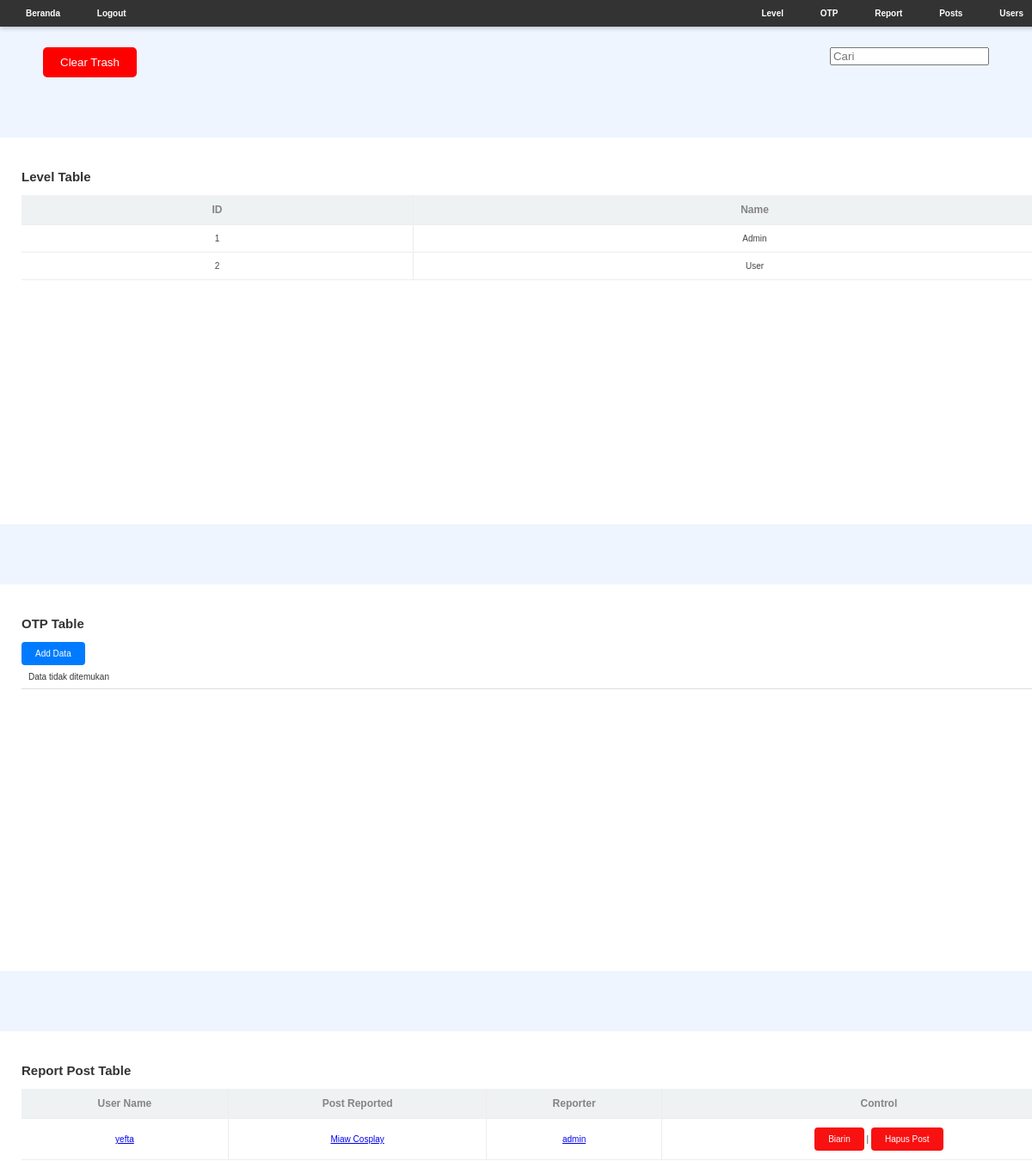
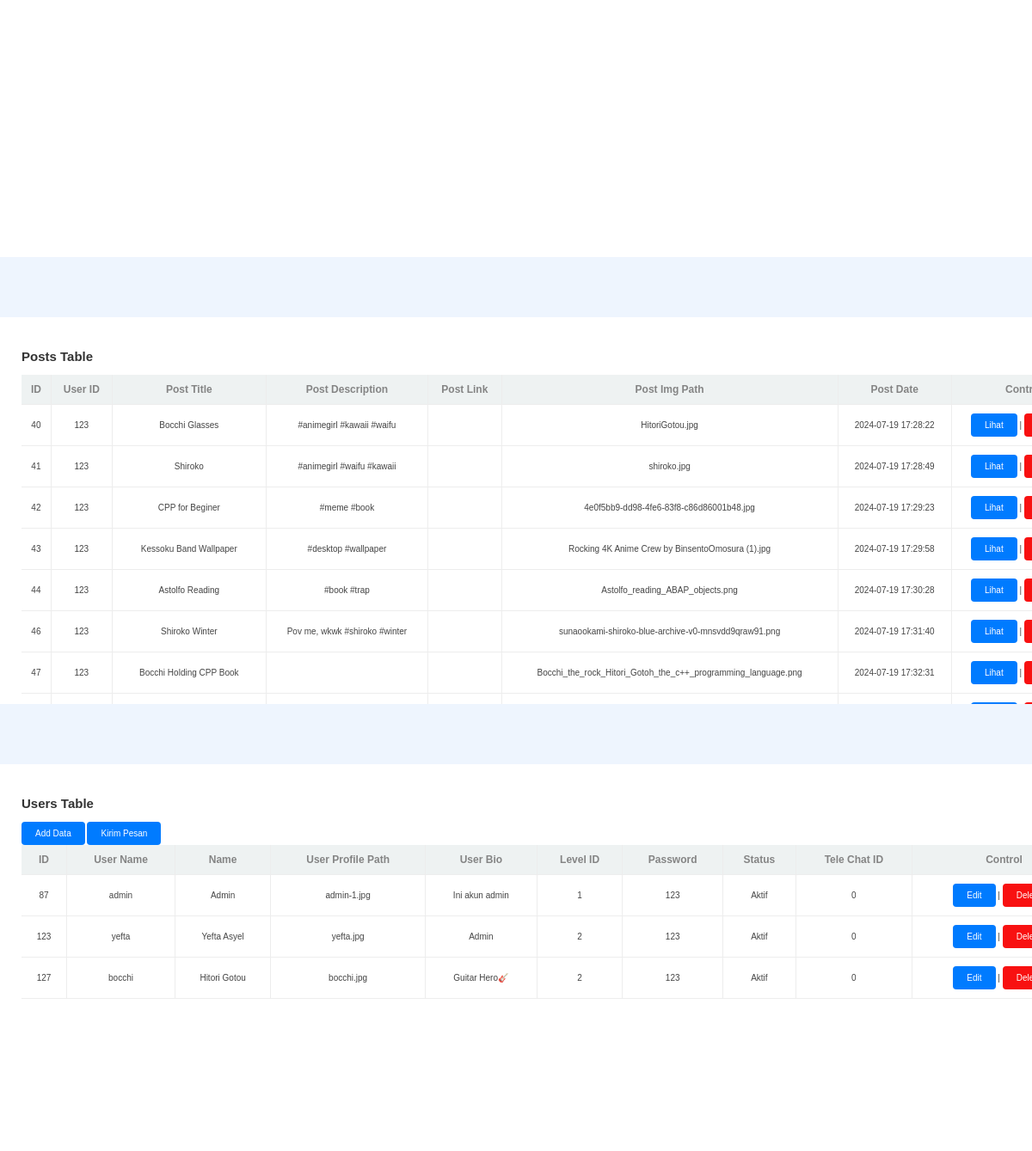
Page /pages/admin_panel.php (signed in) on the committed database (2 pictures, top to bottom).
### tables this page shows
CREATE TABLE `level` (
  `level_id` int(11) NOT NULL,
  `level_name` varchar(12) DEFAULT NULL
);

CREATE TABLE `reports` (
  `report_id` int(11) NOT NULL,
  `user_name_reported` varchar(30) DEFAULT NULL,
  `post_id_reported` int(11) DEFAULT NULL,
  `post_reported` varchar(100) DEFAULT NULL,
  `user_name_reporter` varchar(30) DEFAULT NULL
);

CREATE TABLE `posts` (
  `post_id` int(11) NOT NULL,
  `user_id` int(11) DEFAULT NULL,
  `post_img_path` varchar(200) DEFAULT NULL,
  `post_title` varchar(100) DEFAULT NULL,
  `post_description` varchar(300) DEFAULT NULL,
  `post_link` varchar(300) DEFAULT NULL,
  `create_in` timestamp NOT NULL DEFAULT current_timestamp()
);

CREATE TABLE `users` (
  `user_id` int(11) NOT NULL,
  `user_name` varchar(30) DEFAULT NULL,
  `name` varchar(50) DEFAULT NULL,
  `user_profile_path` varchar(200) DEFAULT NULL,
  `user_bio` varchar(300) DEFAULT NULL,
  `level_id` int(11) DEFAULT NULL,
  `password` varchar(20) NOT NULL,
  `status` varchar(10) NOT NULL,
  `create_in` timestamp NOT NULL DEFAULT current_timestamp(),
  `delete_in` timestamp NOT NULL DEFAULT (current_timestamp() + interval 3 minute),
  `tele_chat_id` varchar(11) DEFAULT NULL
);

### pages/admin_panel.php (the view, shortened to what this page needs)
<?php
include '../koneksi.php';
$queryLevel = "SELECT * FROM level";
$resultLevel = mysqli_query($koneksi, $queryLevel);
$queryOTP = "SELECT * FROM otp";
$resultOTP = mysqli_query($koneksi, $queryOTP);
$queryPosts = "SELECT * FROM posts";
$resultPosts = mysqli_query($koneksi, $queryPosts);
$queryUsers = "SELECT * FROM users";
$resultUsers = mysqli_query($koneksi, $queryUsers);
$queryReport = "SELECT * FROM reports";
$resultReport = mysqli_query($koneksi, $queryReport);
if(isset($_SESSION['level_id'])) {
    if($_SESSION['level_id'] == 1) {
?>
<!DOCTYPE html>
<html>
<head>
    <link rel="stylesheet" type="text/css" href="../styles/alert.css">
    <link rel="stylesheet" type="text/css" href="../styles/modal.css">
    <link rel="stylesheet" type="text/css" href="../styles/admin_panel.css">
    <link flex href="https://unpkg.com/boxicons@2.1.4/css/boxicons.min.css" rel="stylesheet" />
</head>
<body>
    <div class="fixed-header">
        <div class="left-menu">
            <a href="beranda.php">Beranda</a>
            <a href="../logout.php">Logout</a>
        </div>
        <div class="right-menu">
            <a href="#levelSection">Level</a>
            <a href="#otpSection">OTP</a>
            <a href="#reportSection">Report</a>
            <a href="#postsSection">Posts</a>
            <a href="#usersSection">Users</a>
        </div>
    </div>
    <br><br><br><br><br>
    <div class="panel-search-bar">
        <form class="clear-trash-form" action="crud/delete_trash_file.php" method="post">
            <input type="submit" name="clear_trash" value="Clear Trash">
        </form>
        <form action="" method="get">
            <input type="text" name="search" id="searchData" placeholder="Cari" onkeyup="searchData(this.value)">
        </form>
    </div>
    <div class="container">
        <div id="levelSection" class="table-container">
            <h2>Level Table</h2>
            <table id="levelTable" style="width:100%;border-collapse:collapse;">
                <?php
                if (mysqli_num_rows($resultLevel) > 0) {
                    echo "<tr class='GridViewScrollHeader'>";
                    echo "<th>ID</th><th>Name</th></tr>";
                    while($rowLevel = mysqli_fetch_assoc($resultLevel)) {
                        echo "<tr class='GridViewScrollItem'>";
                        echo "<td>".$rowLevel['level_id']."</td>";
                        echo "<td>".$rowLevel['level_name']."</td>";
                    }
                } else {
                    echo "<tr><td colspan='2'>Data tidak ditemukan</td></tr>";
                }
                ?>
            </table>
        </div>
    </div>
    <div class="container">
        <div id="otpSection" class="table-container">
            <h2>OTP Table</h2>
            <a href="crud/add_data.php?page=otp" class="btn">Add Data</a>
            <table id="otpTable" style="width:100%;border-collapse:collapse;">
                <?php
                if (mysqli_num_rows($resultOTP) > 0) {
                    echo "<tr class='GridViewScrollHeader'>";
                    echo "<th>User Name</th><th>OTP Code</th><th>For</th><th>Control</th></tr>";
                    while($rowOtp = mysqli_fetch_assoc($resultOTP)) {
                        echo "<tr class='GridViewScrollItem'>";
                        echo "<td>".$rowOtp['user_name']."</td>";
                        echo "<td>".$rowOtp['otp_code']."</td>";
                        echo "<td>".$rowOtp['to_use']."</td>";
                        echo "<td><a class='deleteBtn' data-id='".$rowOtp['id']."' data-page='otp'>Delete</a></td>";
                    }
                } else {
                    echo "<tr><td colspan='4'>Data tidak ditemukan</td></tr>";
                }
                ?>
            </table>
        </div>
    </div>
    <div class="container">
        <div id="reportSection" class="table-container">
            <h2>Report Post Table</h2>
            <table id="reportTable" style="width:100%;border-collapse:collapse;">
                <?php
                if (mysqli_num_rows($resultReport) > 0) {
                    echo "<tr class='GridViewScrollHeader'>";
                    echo "<th>User Name</th><th>Post Reported</th><th>Reporter</th><th>Control</th></tr>";
                    while($rowReport = mysqli_fetch_assoc($resultReport)) {
                        echo "<tr class='GridViewScrollItem'>";
                        ?>
                        <td>
                            <a href="<?php echo "profile.php?user_name=", $rowReport['user_name_reported']; ?>">
                                <?php echo $rowReport['user_name_reported']; ?>
                            </a>
                        </td>
                        <td>
                            <a href="<?php echo "view_img.php?post_id=", $rowReport['post_id_reported']; ?>">
                                <?php echo $rowReport['post_reported']; ?>
                            </a>
                        <td>
                            <a href="<?php echo "profile.php?user_name=", $rowReport['user_name_reporter']; ?>">
                                <?php echo $rowReport['user_name_reporter']; ?>
                            </a>
                        </td>
                        <?php
                        echo "<td><a class='deleteBtn' data-id='".$rowReport['report_id']."' data-page='report'>Biarin</a> | <a class='deleteBtn' data-id='".$rowReport['post_id_reported']."' data-page='posts'>Hapus Post</a></td>";
                    }
                } else {
                    echo "<tr><td colspan='4'>Data tidak ditemukan</td></tr>";
                }
                ?>
            </table>
        </div>
    </div>
    <div class="container">
        <div id="postsSection" class="table-container">
            <h2>Posts Table</h2>
            <table id="postsTable" style="width:100%;border-collapse:collapse;">
                <?php
                if (mysqli_num_rows($resultPosts) > 0) {
                    echo "<tr class='GridViewScrollHeader'>";
                    echo "<th>ID</th><th>User ID</th><th>Post Title</th><th>Post Description</th><th>Post Link</th><th>Post Img Path</th><th>Post Date</th><th>Control</th></tr>";
                    while($rowPost = mysqli_fetch_assoc($resultPosts)) {
                        echo "<tr class='GridViewScrollItem'>";
                        echo "<td>".$rowPost['post_id']."</td>";
                        echo "<td>".$rowPost['user_id']."</td>";
                        echo "<td>".$rowPost['post_title']."</td>";
                        echo "<td>".$rowPost['post_description']."</td>";
                        echo "<td>".$rowPost['post_link']."</td>";
                        echo "<td>".$rowPost['post_img_path']."</td>";
                        echo "<td>".$rowPost['create_in']."</td>";
                        echo "<td><a href='view_img.php?post_id=".$rowPost['post_id']."' class='btn'>Lihat</a> | <a class='deleteBtn' data-id='".$rowPost['post_id']."' data-page='posts'>Delete</a></td>";
                    }
                } else {
                    echo "<tr><td colspan='8'>Data tidak ditemukan</td></tr>";
                }
                ?>
            </table>
        </div>
    </div>
    <div class="container">
        <div id="usersSection" class="table-container">
            <h2>Users Table</h2>
            <a href="crud/add_data.php?page=users" class="btn">Add Data</a>
            <a href="crud/add_data.php?page=notification" class="btn">Kirim Pesan</a>
            <table id="usersTable" style="width:100%;border-collapse:collapse;">
                <?php
                if (mysqli_num_rows($resultUsers) > 0) {
                    echo "<tr class='GridViewScrollHeader'>";
                    echo "<th>ID</th><th>User Name</th><th>Name</th><th>User Profile Path</th><th>User Bio</th><th>Level ID</th><th>Password</th><th>Status</th><th>Tele Chat ID</th><th>Control</th></tr>";
                    while($rowUser = mysqli_fetch_assoc($resultUsers)) {
                        echo "<tr class='GridViewScrollItem'>";
                        echo "<td>".$rowUser['user_id']."</td>";
                        echo "<td>".$rowUser['user_name']."</td>";
                        echo "<td>".$rowUser['name']."</td>";
                        echo "<td>".$rowUser['user_profile_path']."</td>";
                        echo "<td>".$rowUser['user_bio']."</td>";
                        echo "<td>".$rowUser['level_id']."</td>";
                        echo "<td>".$rowUser['password']."</td>";
                        echo "<td>".$rowUser['status']."</td>";
                        echo "<td>".$rowUser['tele_chat_id']."</td>";
                        echo "<td><a href='crud/edit_data.php?page=users&id=".$rowUser['user_id']."' class='btn'>Edit</a> | <a class='deleteBtn' data-id='".$rowUser['user_id']."' data-page='users'>Delete</a></td>";
                    }
                } else {
                    echo "<tr><td colspan='10'>Data tidak ditemukan</td></tr>";
                }
                ?>
            </table>
        </div>
    </div>
</body>
</html>
<?php
} else {
    header('Location:error/deniedpage.php');
}
}else{
    header('Location:../index.php?pesan=needlogin');
}
?>

### styles/admin_panel.css (style rules this page uses)
.btn { display: inline-block; padding: 8px 16px; background-color: #007bff; color: #fff; text-decoration: none; border: none; border-radius: 4px; cursor: pointer; transition: background-color 0.3s; }
.deleteBtn { display: inline-block; padding: 8px 16px; background-color: #f81111; color: #fff; text-decoration: none; border: none; border-radius: 4px; cursor: pointer; transition: background-color 0.3s; }
table { width: 100%; border-collapse: collapse; border-spacing: 0; }
th, td { padding: 8px; text-align: left; border-bottom: 1px solid #ddd; }
th { background-color: #f2f2f2; }
#postsTable, #usersTable, #levelTable, #otpTable { width: 90%; }
.container { overflow-x: auto; }
table { width: 100%; }
body { height: 100%; margin: 10px; font-family: 'Open Sans', sans-serif; font-size: 10px; font-weight: 400; color: #333333; background-color: #EEF5FE; }
.table-container { margin: 0 auto; width: 1250px; padding: 25px; height: 400px; box-shadow: 0 4px 6px rgba(0,0,0,0.1); background-color: #fff; }
.GridViewScrollHeader th, .GridViewScrollHeader td { padding: 10px 8px; font-weight: 700; font-size: 12px; white-space: nowrap; border-right: 1px solid #ededed; border-bottom: 1px solid #ededed; background-color: #eef2f2; color: #848484; text-align: center; vertical-align: bottom; }
.GridViewScrollItem TD { padding: 10px 8px; white-space: nowrap; border-right: 1px solid #ededed; border-bottom: 1px solid #ededed; background-color: #FFFFFF; color: #444444; text-align: center; }

### pages/admin_panel.php (style rules this page uses)
body { margin: 0; font-family: Arial, sans-serif; scroll-behavior: smooth; }
.fixed-header { position: fixed; top: 0; width: 100%; background-color: #333; color: #fff; z-index: 1000; display: flex; justify-content: space-between; padding: 10px 20px; box-shadow: 0 2px 5px rgba(0, 0, 0, 0.2); }
.fixed-header .left-menu a, .fixed-header .right-menu a { color: #fff; text-decoration: none; margin: 0 10px; font-weight: bold; margin-right: 30px; size: 20px; }
.container { margin-top: 70px; }
.panel-search-bar { display: flex; justify-content: flex-end; margin-bottom: 10px; }
.panel-search-bar form { margin-left: auto; margin-right: 50px; }
form.clear-trash-form { margin-right: auto; margin-left: 50px; }
form.clear-trash-form input[type="submit"] { background-color: #ff0000; color: #fff; border: none; padding: 10px 20px; border-radius: 5px; cursor: pointer; }

### rows in the picture
level: level_id "1", level_name "Admin"
level: level_id "2", level_name "User"
reports: user_name_reported "yefta", post_reported "Miaw Cosplay", user_name_reporter "admin"
posts: post_id "40", user "123", post_title "Bocchi Glasses", post_description "#animegirl #kawaii #waifu", post_img_path "HitoriGotou.jpg", create_in "2024-07-19 17:28:22"
posts: post_id "41", user "123", post_title "Shiroko", post_description "#animegirl #waifu #kawaii", post_img_path "shiroko.jpg", create_in "2024-07-19 17:28:49"
posts: post_id "42", user "123", post_title "CPP for Beginer", post_description "#meme #book", post_img_path "4e0f5bb9-dd98-4fe6-83f8-c86d86001b48.jpg", create_in "2024-07-19 17:29:23"
posts: post_id "43", user "123", post_title "Kessoku Band Wallpaper", post_description "#desktop #wallpaper", post_img_path "Rocking 4K Anime Crew by BinsentoOmosura (1).jpg", create_in "2024-07-19 17:29:58"
posts: post_id "44", user "123", post_title "Astolfo Reading", post_description "#book #trap", post_img_path "Astolfo_reading_ABAP_objects.png", create_in "2024-07-19 17:30:28"
posts: post_id "46", user "123", post_title "Shiroko Winter", post_description "Pov me, wkwk #shiroko #winter", post_img_path "sunaookami-shiroko-blue-archive-v0-mnsvdd9qraw91.png", create_in "2024-07-19 17:31:40"
posts: post_id "47", user "123", post_title "Bocchi Holding CPP Book", post_img_path "Bocchi_the_rock_Hitori_Gotoh_the_c++_programming_language.png", create_in "2024-07-19 17:32:31"
users: user_id "87", user_name "admin", name "Admin", user_profile_path "admin-1.jpg", user_bio "Ini akun admin", level "1", password "123", status "Aktif", tele_chat "0"
users: user_id "123", user_name "yefta", name "Yefta Asyel", user_profile_path "yefta.jpg", user_bio "Admin", level "2", password "123", status "Aktif", tele_chat "0"
users: user_id "127", user_name "bocchi", name "Hitori Gotou", user_profile_path "bocchi.jpg", user_bio "Guitar Hero🎸", level "2", password "123", status "Aktif", tele_chat "0"
